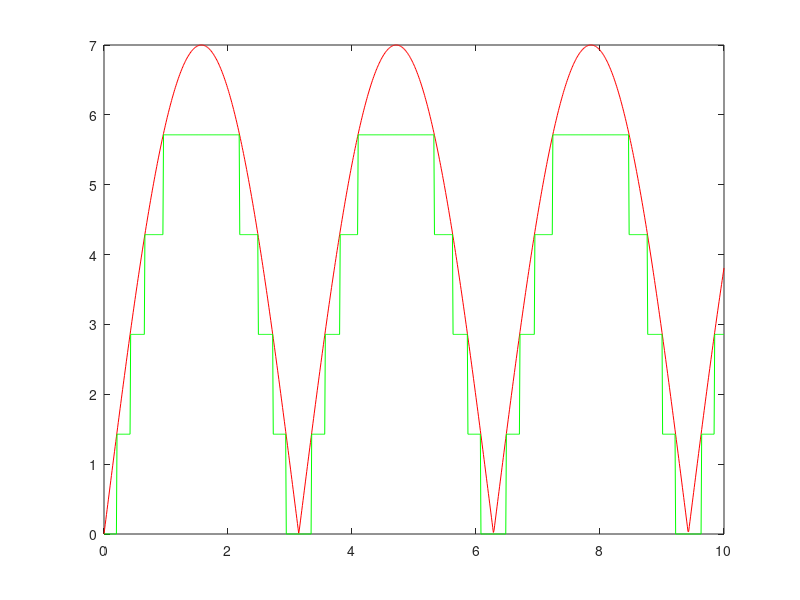

This figure's MATLAB source:
f=10;
n=3;
q=f/(2^n-1);
t=0:0.01:10;
y=abs(7*sin(t));
x0=fix(y/q);
y0=dec2bin(x0,n);
y1=x0*q;
plot(t,y,'r');
hold on;
plot(t,y1,'g');
hold on;